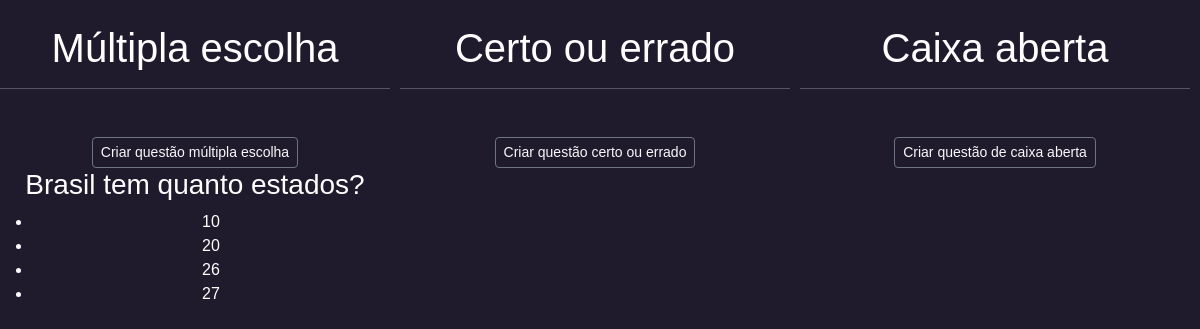
Before: /questoes (signed in) with the older database file.
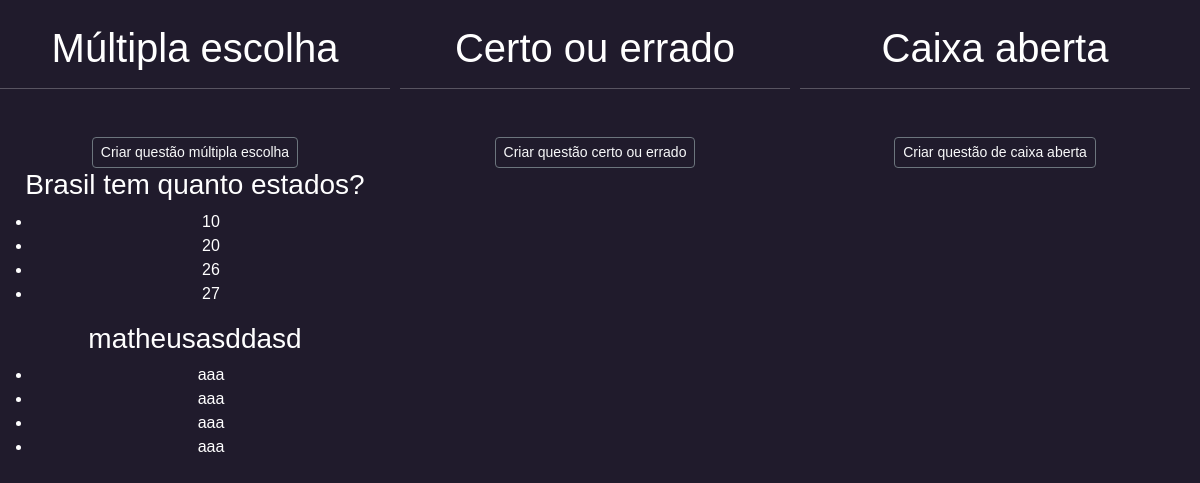
After: the same page with the newer database file.
### app/models/tables.py (models this page shows, shortened)
class Questao(db.Model):
    id = Column(Integer, primary_key=True)
    enunciado = Column(String(255), nullable=False)
    alternativas = relationship('Alternativa', backref='questao', lazy='select')

class Alternativa(db.Model):
    id = Column(Integer, primary_key=True)
    texto = Column(String(255), nullable=False)
    correta = Column(Boolean, nullable=False)
    questao_id = Column(Integer, ForeignKey('questao.id'))

### app/controllers/routes.py (the view)
@app.route("/questoes",methods=['GET', 'POST'])
@login_required
def questoes():
    questoes = Questao.query.all()
    return render_template('questoes.html', questoes = questoes)

### app/controllers/routes.py (called while the page is built)
@login_manager.user_loader
def load_user(user_id):
    return User.query.get(int(user_id))

### app/templates/questoes.html (shortened to what this page needs)
<!DOCTYPE html>
<html lang="en">
  <head>
    <link rel="stylesheet" href="../static/questoes.css" />
    <link
      rel="stylesheet"
      href="../static/bootstrap-5.3.0-dist/css/bootstrap.min.css"
    />
  </head>
  <body style="background: #201b2c">
    <div class="d-flex text-center mt-4">
      <div class="col-questao">
        <h1 style="text-align: center">Múltipla escolha</h1>
        <hr />
        <div class="bottom-links mt-5">
          <a
            class="btn btn-sm btn-outline-secondary text-light"
            href="{{ url_for('cria_questaoME')}}"
            >Criar questão múltipla escolha</a
          >
        </div>
        <div>
          {% for questao in questoes %}
          <h3>{{ questao.enunciado }}</h3>
          <ul>
            {% for alternativa in questao.alternativas %}
            <li>{{ alternativa.texto }}</li>
            {% endfor %}
          </ul>
          {% endfor %}
        </div>
      </div>
      <div class="col-questao">
        <h1 style="text-align: center">Certo ou errado</h1>
        <hr />
        <div class="bottom-links mt-5">
          <a
            class="btn btn-sm btn-outline-secondary text-light"
            href="{{ url_for('cria_questaoCE')}}"
            >Criar questão certo ou errado</a
          >
        </div>
      </div>
      <div class="col-questao">
        <h1 style="text-align: center">Caixa aberta</h1>
        <hr />
        <div class="bottom-links mt-5">
          <a
            class="btn btn-sm btn-outline-secondary text-light"
            href="{{ url_for('cria_questaoCA')}}"
            >Criar questão de caixa aberta</a
          >
        </div>
      </div>
    </div>
  </body>
</html>

### app/static/questoes.css (style rules this page uses)
.col-questao { color: white; flex-basis: 33.33%; margin-right: 10px; font-family: Verdana, Geneva, Tahoma, sans-serif; }

Changed rows visible on the page:
added Questao: enunciado "matheusasddasd"
added Alternativa: texto "aaa", shown under "matheusasddasd"
added Alternativa: texto "aaa", shown under "matheusasddasd"
added Alternativa: texto "aaa", shown under "matheusasddasd"
added Alternativa: texto "aaa", shown under "matheusasddasd"
